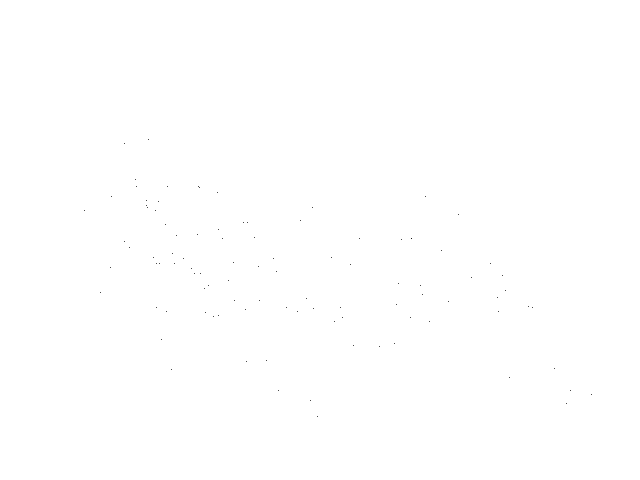
Frame 1 (no input)
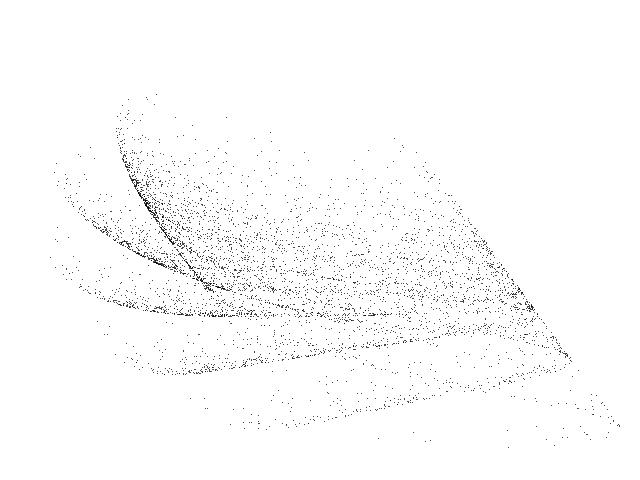
Frame 60 (the mouse pressed at the canvas centre just before this capture)
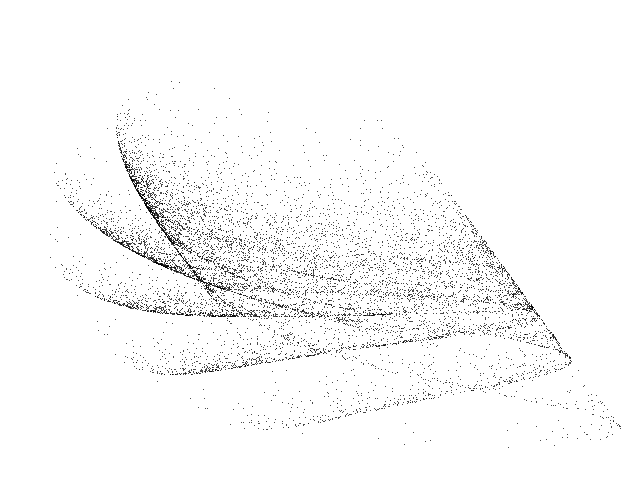
Frame 120 (the mouse held since frame 60 and released just before this capture)

The Processing sketch that drew these frames (run headless with seeded random() and noise(); from frame 60 on, the mouse is pressed at the canvas centre):

// Processing sketch: Rulkov
// ── Rulkov.pde
// Rulkov chaotic map //

  float x = 0.1;
  float y = 0.1;
  
  float a = 4.669;
  float b = 0.3;
  float c = 0.01;


void setup() {
  
  size(640,480);
  background(255);
  
}


void draw() {
  
  for (int i=0;i<100;i++) {
    
    float nx = x;
    float ny = y;
     
    x = (a/(1+pow(nx,2)))+ny;
    y = ny - b * (nx - c);

    point(285+(95*x), 575+(130*y));
        
  }

}
